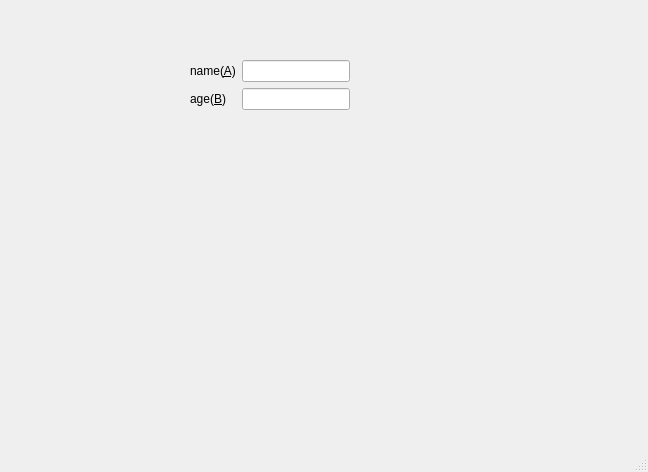
<?xml version="1.0" encoding="UTF-8"?>
<ui version="4.0">
 <class>MainWindow</class>
 <widget class="QMainWindow" name="MainWindow">
  <property name="geometry">
   <rect>
    <x>0</x>
    <y>0</y>
    <width>648</width>
    <height>472</height>
   </rect>
  </property>
  <property name="windowTitle">
   <string>MainWindow</string>
  </property>
  <widget class="QWidget" name="centralwidget">
   <widget class="QWidget" name="formLayoutWidget">
    <property name="geometry">
     <rect>
      <x>190</x>
      <y>60</y>
      <width>160</width>
      <height>80</height>
     </rect>
    </property>
    <layout class="QFormLayout" name="formLayout">
     <item row="0" column="0">
      <widget class="QLabel" name="label">
       <property name="text">
        <string>name(&amp;A)</string>
       </property>
       <property name="buddy">
        <cstring>lineEdit</cstring>
       </property>
      </widget>
     </item>
     <item row="0" column="1">
      <widget class="QLineEdit" name="lineEdit"/>
     </item>
     <item row="1" column="1">
      <widget class="QLineEdit" name="lineEdit_2"/>
     </item>
     <item row="1" column="0">
      <widget class="QLabel" name="label_2">
       <property name="text">
        <string>age(&amp;B)</string>
       </property>
       <property name="buddy">
        <cstring>lineEdit_2</cstring>
       </property>
      </widget>
     </item>
    </layout>
   </widget>
  </widget>
  <widget class="QMenuBar" name="menubar">
   <property name="geometry">
    <rect>
     <x>0</x>
     <y>0</y>
     <width>648</width>
     <height>23</height>
    </rect>
   </property>
  </widget>
  <widget class="QStatusBar" name="statusbar"/>
 </widget>
 <resources/>
 <connections/>
</ui>
